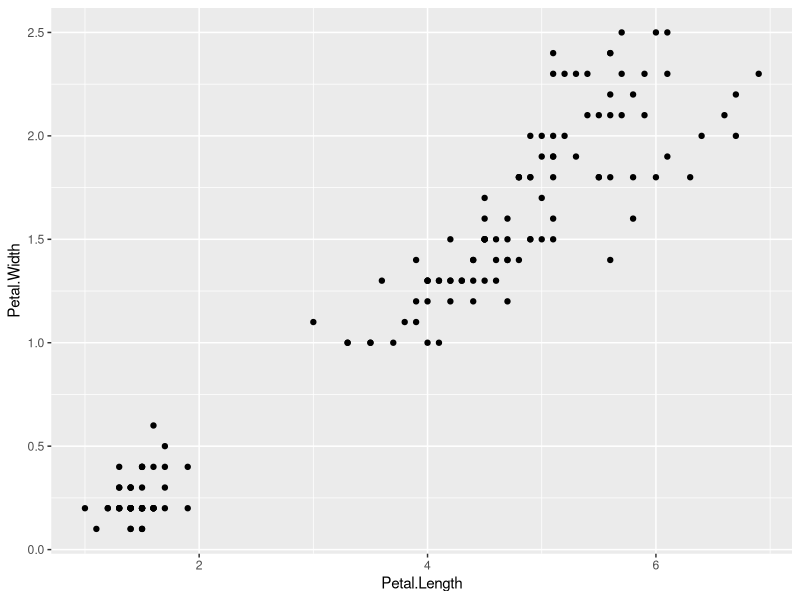
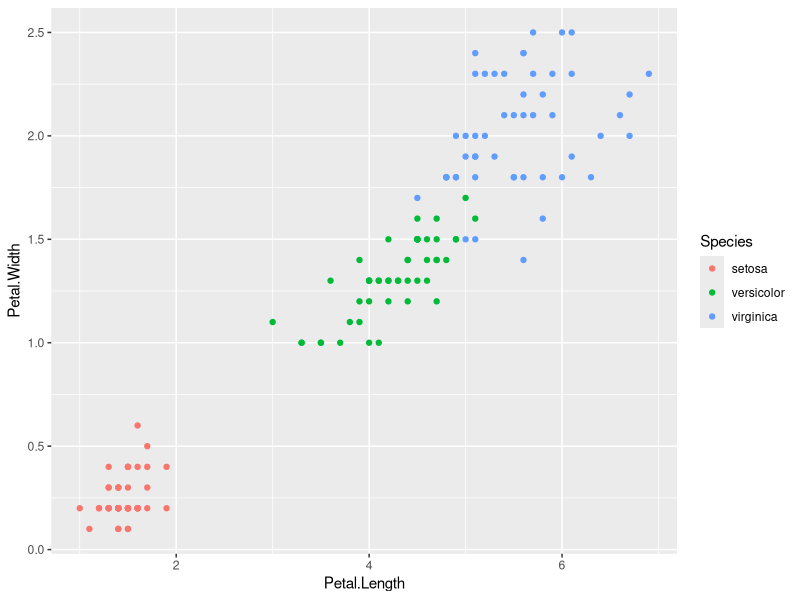
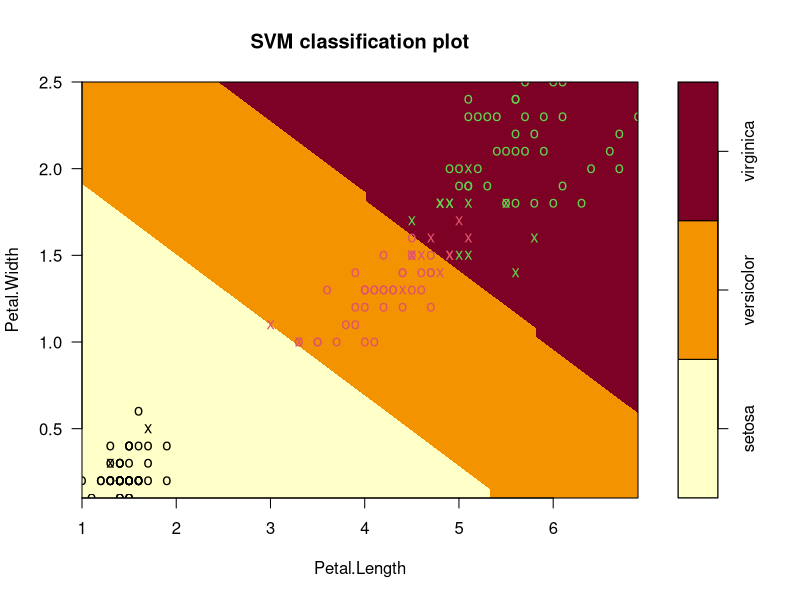

The R script that drew these images, in order:
## ---- chunk 1
library(e1071)
library(ggplot2)
data(iris)
## ---- chunk 2
str(iris)
## ---- chunk 3
qplot(Petal.Length, Petal.Width, data = iris)
## ---- chunk 4
qplot(Petal.Length, Petal.Width, data = iris , color = Species)
## ---- chunk 5
model1<- svm(Species ~ . , data=iris ,
             kernel = "linear")

summary(model1)
## ---- chunk 6
plot(model1, data=iris , 
     Petal.Width~Petal.Length,
     slice= list(Sepal.Width = 3 , Sepal.Length = 4))
 pred<- predict(model1, iris)
 
## ---- chunk 7
table(Predicted = pred, Actual = iris$Species)
